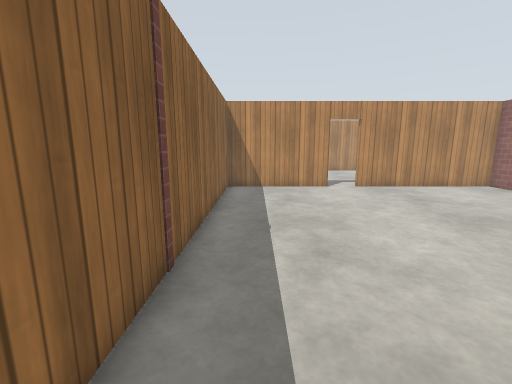
View 1 (above)

16 first-person views from a walk through a robot-simulator world made for Gazebo. The camera is 1.2 m above the floor, tilts 10° down and sees 90° across. The floor is counted in squares, 0.5 m on a side. Each view is taken from the middle of a square. On the plan, view 1 faces up. The plan holds only what a view shows up to about 17 squares ahead; the rest is blank. The place goes on beyond the plan. Simple patterns stand in for the simulator's built-in surfaces.

View 2
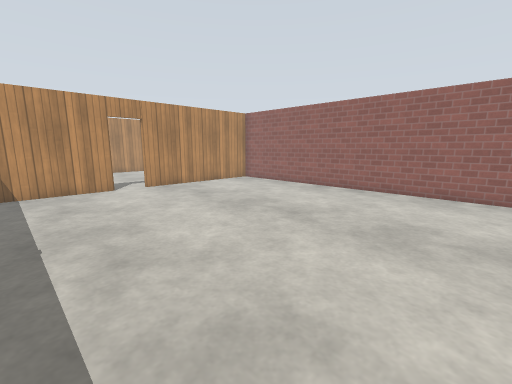

View 3
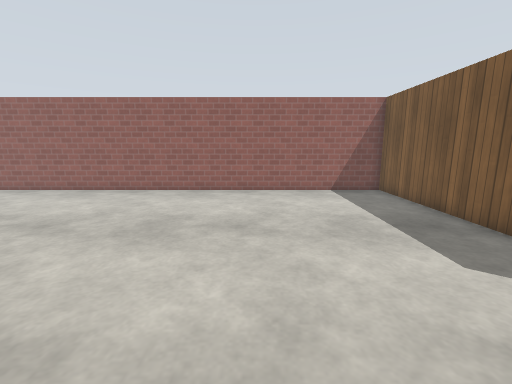

View 4
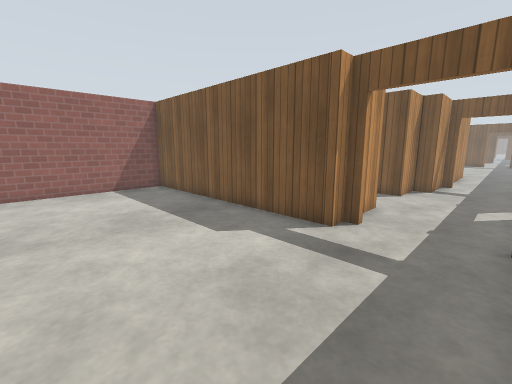

View 5
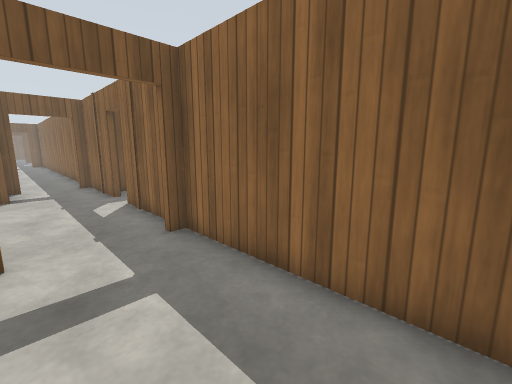

View 6
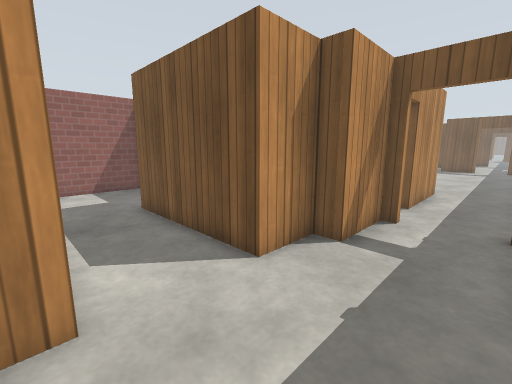

View 7
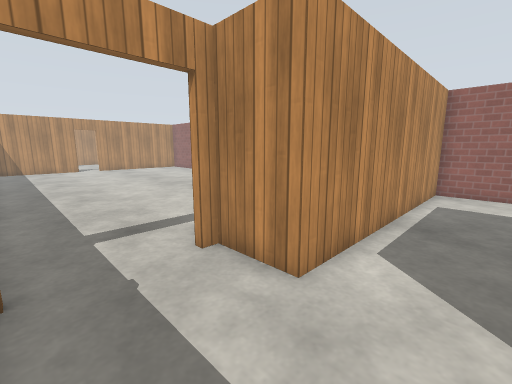

View 8
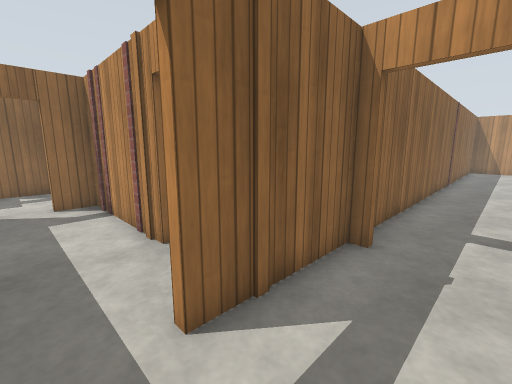

View 9
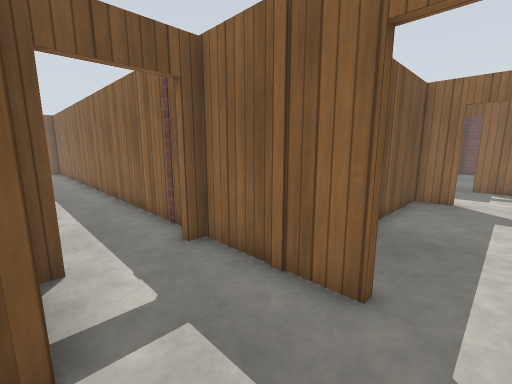

View 10
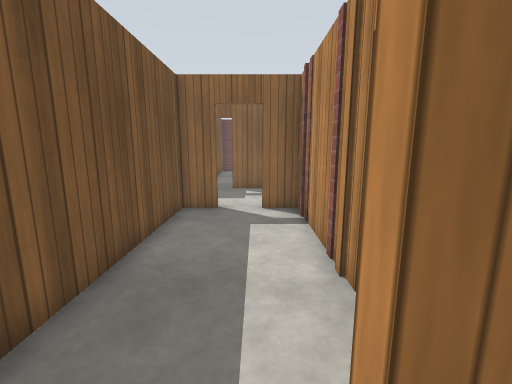

View 11
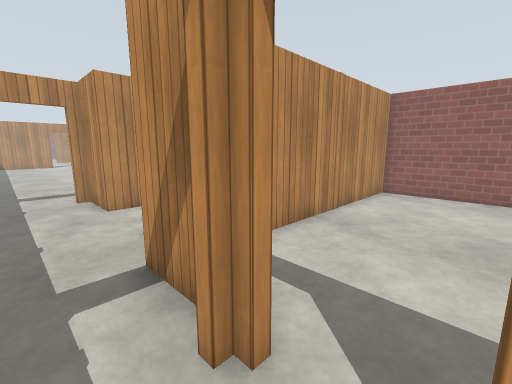

View 12
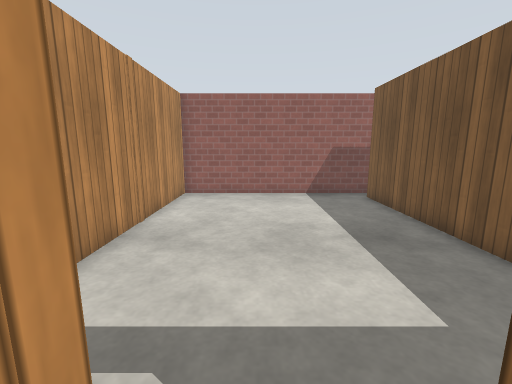

View 13
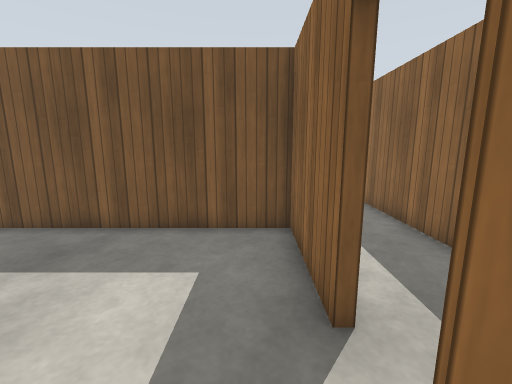

View 14
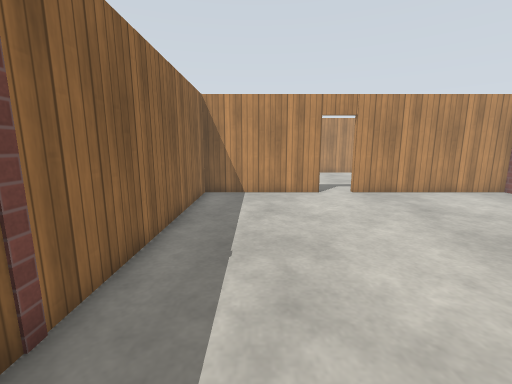

View 15
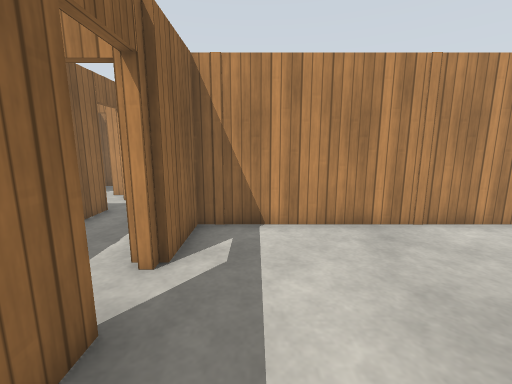

View 16
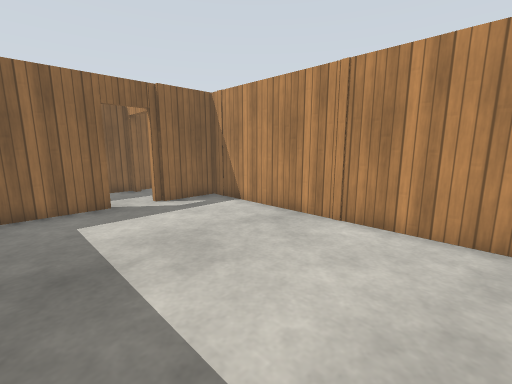

### Floor plan
Ten units are one square. View 1 is at (0, 0); x grows to the right and y downward. Boxes are objects, and circles mark ways between rooms. Rooms are numbered by the first view taken in them; rooms with no view inside come last. Other rooms are left out.
<svg viewBox="-115 -165 263 445">
<path fill="none" stroke="#000" d="M21 87 27 87 27 80 143 80 143 -155 62 -155M45 -155 -17 -155 -17 87 -11 87M-17 154 -17 197 -11 197M12 197 19 197 19 169 27 169 27 148 93 148M-11 90 -17 90 -17 136M143 168 143 115 27 115 27 90 21 90M17 267 17 220M-11 200 -17 200 -17 275M20 220 20 264 133 264M20 197 20 204M143 269 143 173 22 173 22 200M-49 123 -109 123 -109 137M-109 155 -109 169 -25 169M-26 123 -33 123"/>
<circle cx="5" cy="90" r="3" fill="#2a7"/>
<circle cx="0" cy="200" r="3" fill="#2a7"/>
<circle cx="-20" cy="145" r="3" fill="#2a7"/>
<circle cx="20" cy="215" r="3" fill="#2a7"/>
<text x="60" y="-30">1</text>
<text x="50" y="140">2</text>
<text x="0" y="240">3</text>
<text x="80" y="210">4</text>
<text x="-70" y="140">5</text>
</svg>
Room 1 opens to room 2. Room 2 opens to room 3. Room 2 opens to room 5. Room 3 opens to room 4.

Where each view was taken, in squares from view 1:
view 1: 0 up, 0 right, facing up
view 2: 0 up, 0 right, facing up-right
view 3: 1 down, 0 right, facing right
view 4: 1 down, 1 left, facing down-right
view 5: 2 down, 2 right, facing down-left
view 6: 11 down, 1 left, facing down-right
view 7: 14 down, 1 left, facing up-right
view 8: 15 down, 1 right, facing up-left
view 9: 14 down, 2 right, facing down-left
view 10: 14 down, 1 left, facing left
view 11: 22 down, 0 right, facing up-right
view 12: 21 down, 1 right, facing right
view 13: 19 down, 3 right, facing down
view 14: 2 up, 1 right, facing up
view 15: 25 down, 4 right, facing up
view 16: 25 down, 13 right, facing up-left
